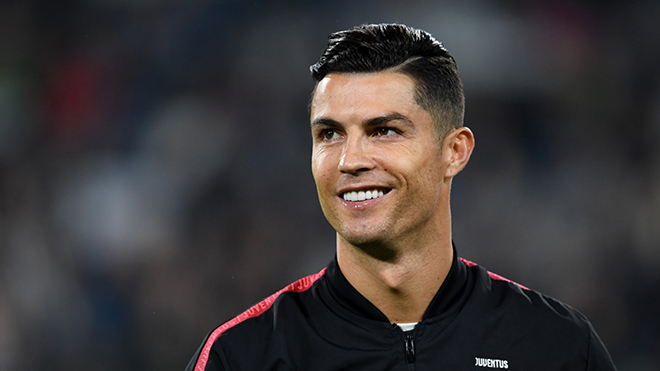
#> input picture Machine Learning Basic/images/test2.jpg, 660 x 371 px
$ jupyter execute --allow-errors 'Feature Engineering.ipynb'   (older library calls are emulated)
#> lines starting #> are read from the running program, lines starting #| are printed output that depends on the picture; after the words box and inside, x2 and y2 are one past the last pixel; in counts of white or black regions, pixels touching at a corner belong together
# What is the Feature Engineering?

Trong bài toán machine learning chung thì để có thể áp dụng được các bài toán với nhiệm vụ phân loại ( phân loại chó mèo), hay hồi quy ( dự đoán giá nhà). Thì chúng ta cần mô tả những dữ liệu thực tế thành dữ liệu máy tính có thể hiểu được đó là các dạng dữ liệu int, float vvvv.

Trong bài này chúng ta sẽ giới hạn lại trong bài toán áp dụng machine learning. Còn deep learning là một nhánh của machine learning chúng ta sẽ khám phá sau.

Về cơ bản mỗi sự vật hiện tượng bên ngoài đời sống thực mà muốn cho máy tính hiểu được cần phải có sự biểu diễn dạng dữ liệu khác như con số, chữ viết,vvv.. Chẳng hạn như con cho có hình dạng khác con mèo theo qua sát bằng mắt người nhưng máy tính không thể nhìn như vậy được, mà nó nhìn thông qua thuộc tính mà con người ta định nghĩa cho con chó và mèo. C

Qúa trình mà chúng ta rút trích các đặc điểm và mã hóa nó thành các vector để cho máy tính hiểu được là bước feature extraction.

Qúa trình đó có thể gồm nhiều công việc chẳng hạn muốn xây dựng một mô hình học máy phân biệt nam và nữ. Thì bước đầu là trích đặc trưng

Ta tháy nam có ít tóc hơn nữ, nên ta đếm xem số pixel có màu đen ảnh nào nhiều hơn => đó là nữ, và ngược lại. Trên thực tế để có thể nhận diện, phân loại chính xác chúng ta sử dụng đến nhiều các đặc trưng kết hợp với nhau thì mới xác định như nó có thể tập các thuộc tính như:

+ Cao trên 1m7 (yes/no)
+ Năm trên 60kg (yes/no)
+ Tóc ngắn (yes/no)

Từ tập thuộc tính ta phải mô tả nó dạng số học logic bằng kiểu dữ liệu mà máy hiểu được chẳng hạn một người cao 1m6 nặng 70 kg và tóc dài ta được vector đặc trưng:

x = [0 1 1]

Qúa trình này gọi là rút trích đặc trưng.

Vậy thì rút đặc trưng thì có cách nào chung hay không, có quy chuẩn nào không..

Về cơ bản nó không có quy chuẩn nào cả, đôi sự phát hiện của bạn đem đến giá trị cho cả một mô hình. Với loại dữ liệu khác nhau thì có nhưng các rút đặc trưng khác nhau, và không loại nào giống nào nào. Không thể áp dụng lấy đặc trưng ảnh cho text hay âm thanh và ngược lại.

Chúng ta sẽ đi khám phá về trích đặc trưng của các loại dữ liệu gồm ảnh, text, âm thanh. Trước hết do những vấn đề thời gian cũng như điều kiện phạm vi kiến thức, tối chỉ mới có thể viết về đặc trưng ảnh, tôi sẽ update chúng sau trong khi tôi hoàn thiện kiến thức bản thân.

### Phần 1: Các đặc trưng hình ảnh, và rút trích đặc trưng hình ảnh.

Thứ nhất trước khi đi vào giải thích các đặc trưng ảnh thì chúng ta khám phá, ảnh được mô tả như thế nào, được cấu thành ra sao trong máy tính.

Phạm vi tôi nói ở đây là ảnh số là ảnh trong thường ngày chúng ta bắt gặp trên instagram, facebook, youtube... Về cơ bản nó được cấu thành từ các pixel.

Đến đấy chúng ta sẽ biết được ảnh có nhiều pixel trên một diện tích thì ảnh sắc nét hơn, so với ảnh có ít pixel hơn. Do khi ảnh ít pixel hơn thì để đảm bảo đủ diện tích thì các pixel ấy có kích thước lớn, khiến chung ta thấy được cả những hình vuông pixel, còn khi pixel nhỏ thì cảm giác mềm mịn hơn.

Hình minh họa

Chính bởi cấu thành từ các pixel nên mà các bài toán, các thuật toán trích đặc trưng ảnh dựa vào pixel để giúp tìm ra những đặc trưng trên ảnh.

Và mỗi pixel ấy có một giá trị, tùy vào kênh màu, miền biển diễn giá trị đó có thể khác nhau. Như ảnh mức xám thì từng pixel có giá trị từ 0-255 biểu thị mức xám biểu diễn của pixel đó.

[cell 1]
import matplotlib.pyplot as plt
import matplotlib.image as mpimg
#> (the rest of this cell did not finish here and is left out)

Quan sát thực tế chúng ta tháy rằng con người ta phân biệt được các ảnh với nhau, hay biết nội dung trong ảnh với nhau thì do các yếu tố: Tôi sẽ phân tích theo giai đoạn phát triển của bạn.

+ Khi bạn còn nhỏ:

Bạn nhìn thế giới đơn giản lắm bố mẹ bạn chỉ cho bạn con thỏ trắng, quả cam màu vàng. Hay quả trứng tròn, dài quả mướp ....

Đó là sự tiếp thu của bạn về thời giới này thông qua màu sắc kết hợp hình ảnh để phân biệt nó. Đó là 2 đặc trưng cơ bản của hình ảnh mà chúng ta nhìn được.

+ Khi bạn lớn hơn:

Bạn biết được nhiều thứ hơn bạn được bố mẹ cho đi nhiều nơi hơn bạn biết nhiều hơn các kiến thức và bạn biết rằng có nhiều quả có màu sắc giống nhau, có hình dạng giống nhau nhưng lại không phải là 1 quả do mùi vị, do kích thước. Chẳng hạn quả chanh và quả cam đều có hình tròn và vỏ có màu xanh nhưng lại 2 quả khác nhau do vị hai quả khác nhau, kích thước khác nhau.

Như vậy bạn nhìn nhận một thứ bằng nhiều yếu tố hơn rồi.

+ Khi bạn có nhận thức nhiều hơn:

Bạn phân biệt được người với nhau thông quá những đặc điểm góc cạnh trên khuôn mặt, thâm chí 2 ae sinh đôi bạn nhận ra được, có thể 1 ngày 2 ngày vẫn nhầm nhưng học với nhau cả 5 năm cấp 1 thì có lẻ bạn đã phân biệt một cách chính xác đâu ra a đâu là e. Đó là sự nhìn nhận sự chi tiết nhỏ.

Trong xử lí ảnh cũng vậy chúng ta có thể làm cho máy tính hiểu được và nhận biết được con người, thì phải cho nó học từ những thuộc tính như vậy, một ít một ít một và kết hợp các loại thuộc tính với nhau. Từ đó nhìn nhận ra đặc trưng hình ảnh bao gồm:

* MÀU SẮC.
* HÌNH DẠNG TỔNG THỂ.
* KÍCH THƯỚC.
* CHI TIẾT CÁC CẠNH, GÓC. ( KẾT CẤU)
* MÙI VỊ KHÓ CÓ THỂ BIỂU DIỄN ĐƯỢC CHO MÁY TÍNH.

Đến đây tôi rút ra một câu tôi khá tâm đắc:

"Máy tính là một đứa trẻ không hơn không kém và chúng ta muốn nó giỏi thì chúng ta phải cho nó học, và nó cần người thầy là chúng ta". (NgocTuHan)

"Máy tính là thiên tài tính toán nhưng chúng lại không biết làm gì cả nếu không có ai đó hướng dẫn".

"Một đứa trẻ như chiếc máy tính nó không phân biệt được đúng sai nếu không ai dạy nó".
(ngoctuhan)

#### Các kĩ thuật rút trích đặc trưng liên quan màu sắc

Tôi yêu các sắc màu, chung là một thứ tuyệt diệu. Đôi khi thêm chút xanh thêm chút đỏ là ra màu mới nó kì diệu chỉ với 3 màu RGB chúng ta có hàng triệu màu sắc khác nhau. Cụ thể là 255 * 255 * 255 = 16 tr màu ui thật vi diệu phải không.

Về cơ bản màu sắc là sự pha trộn của các màu sắc cơ bản:

Chẳng hạn như kênh màu RGB gồm 3 màu chính: red, green, blue sự điểu phối giao hòa 3 màu này đã tạo nên nhiều nhiều màu khác.

[cell 2]
import cv2
img = cv2.imread('images/test.jpg')
#> (the rest of this cell did not finish here and is left out)

1. Miền giá trị màu

Từ quan sát thực tế chúng ta sẽ có tri thức màu sắc thực tế mà được biểu diễn trong máy tính.

<!--  -->

Từ đó với một vùng ảnh tức tập các pixel có màu sắc nằm trong một ngưỡng nào đó thì chúng ta quy nó là thành đối tượng.

Chính lẻ đó chúng ta có thể biết được bức ảnh chúng ta có những đối tượng nào...

2. Biểu đồ histogram

Biểu đồ này là một dạng biểu đồ tần suất giúp chúng ta xác định xem là có bao nhiêu điểm ảnh ứng với một giá trị mức sáng.( cùng một mức sáng cho màu đổ nếu mức sáng càng cao thì màu đỏ càng nhạt hơn)

[cell 3]
import numpy as np
def cal_histogram(input): # input ma trix have shape = w * h

    unique, counts = np.unique(input, return_counts=True)
    return unique, counts

a = np.array([0, 3, 0, 1, 0, 1, 2, 1, 0, 0, 0, 0, 1, 3, 4])

print(cal_histogram(a))

img = cv2.imread('images/test.jpg', 0)
#> (the rest of this cell did not finish here and is left out)

3. Mở rộng nghiên cứu (giải pháp của tôi)

Trong hai thuật toán trên chúng ta mới biết được ảnh đó có những nhóm màu nào, phân bố màu đó như thế nào, chưa có cách nào biểu diễn vị trí của màu đó theo vị trí ảnh.

Chẳng hạn một ảnh chụp trời mây thì vùng trời năm phía trên của ảnh và núi thì phần phía trên là trời có màu xanh, dưới trời có thể núi màu xanh khác tối hơn ...

Vậy chúng ta cần một phương pháp để xác định các khu vực màu và và vị trí tương quan của nó trong ảnh.

Giair pháp của tôi là:

Chia hình ảnh thành một lưới các ô các kích thước 4 x 3

Một tập các luật được được sinh ra bằng việc định nghĩa sẵn:

IF RANGE_COLOR () THEN RIVER
IF RANGE_COLOR () THEN SKY
IF RANGE_COLOR () THEN HILL

Một vector đặc trưng có dạng 12 * n_object

[trời, biển, núi, sống, mấy, rừng, ao, sông]

Giá trị trong vetor biểu diễn là 0 hoặc 1.

Chẳng hạn ô đầu tiên: có range thuộc màu trời, biển.

Thì tương tứng ta có vector mã hóa ô đầu tiên:

g1 = [ 1, 1, 0, 0, 0, 0, 0, 0 ]

Tương tự 1 hình ảnh có 12 giá trị mã hóa cho 12 ô.

Như vậy 1 hình ảnh chuyển hóa thành vector 12 * n_object.

Một độ độ được áp dụng để so sánh hai hình ảnh.

Độ đo đó được xác định bằng cách:

<Chưa nghĩ ra khi nào ra tôi sẽ hoàn thiện nó.> Các bạn có đề xuất có thể giúp tôi hoàn thiện nó.

4. Độ đo tương tự màu sắc

Như thuật toán 1 và thuật toán 2 thì cần có một thước đo so sánh các vector được rút trích xa. Chúng ta áp dụng Khoảng cách Ơclit:

Đọc nó tại: https://vi.wikipedia.org/wiki/Kho%E1%BA%A3ng_c%C3%A1ch_Euclid

#### Các cách trích đặc trưng hình dạng cho hình ảnh

Khác với màu sắc là cái nhìn toàn cục trên bức ảnh, còn hình dạng thì không, hình dạng không là thuộc tính của hình ảnh mà là đặc tính để xác định một khu vực hoặc một đối tượng trong bức ảnh.

Có 2 cách biểu diễn hình ảnh của bức ảnh:

* Biểu diễn hình dạng bằng các đường biên bao quanh đối tượng (ảnh biên)
* Biển diễn hình dạng bằng một vùng toàn vẹn.

Trong giới hạn này tôi sẽ trình bày 2 thuật toán mà tôi cảm thấy ổn: Canny Edge Detection và Gradients, HOG

Sự thay đổi đột ngột mức xám cho ta biết đó là biên.

1. Canny Edge Detection

Các bước thực hiện:

* Lọc nhiễu:

Do phát hiện cạnh dễ bị nhiễu trong ảnh, bước đầu tiên là loại bỏ nhiễu trong ảnh bằng bộ lọc Gaussian 5x5.

* Tìm cường độ Gradient của hình ảnh

Hình ảnh được làm mịn sau đó được lọc bằng hạt nhân Sobel theo cả hai chiều ngang và dọc để có được đạo hàm đầu tiên theo hướng ngang $(G_x)$ và hướng dọc $(G_y)$. Từ hai hình ảnh này, chúng ta có thể tìm thấy độ dốc và hướng của từng pixel như sau:

Hướng dốc luôn vuông góc với các cạnh.

* Ức chế không tối đa

Ở bước này, ta dùng một filter 3x3 lần lượt chạy qua các pixel trên ảnh gradient. Trong quá trình lọc, ta xem xét xem độ lớn gradient của pixel trung tâm có phải là cực đại (lớn nhất trong cục bộ - local maximum) so với các gradient ở các pixel xung quanh. Nếu là cực đại, ta sẽ ghi nhận sẽ giữ pixel đó lại. Còn nếu pixel tại đó không phải là cực đại lân cận, ta sẽ set độ lớn gradient của nó về zero. Ta chỉ so sánh pixel trung tâm với 2 pixel lân cận theo hướng gradient. Ví dụ: nếu hướng gradient đang là 0 độ, ta sẽ so pixel trung tâm với pixel liền trái và liền phải nó. Trường hợp khác nếu hướng gradient là 45 độ, ta sẽ so sánh với 2 pixel hàng xóm là góc trên bên phải và góc dưới bên trái của pixel trung tâm. Tương tự cho 2 trường hợp hướng gradient còn lại. Kết thúc bước này ta được một mặt nạ nhị phân.

* Lọc ngưỡng: ta sẽ xét các pixel dương trên mặt nạ nhị phân kết quả của bước trước. Nếu giá trị gradient vượt ngưỡng max_val thì pixel đó chắc chắn là cạnh. Các pixel có độ lớn gradient nhỏ hơn ngưỡng min_val sẽ bị loại bỏ. Còn các pixel nằm trong khoảng 2 ngưỡng trên sẽ được xem xét rằng nó có nằm liên kề với những pixel được cho là "chắc chắn là cạnh" hay không. Nếu liền kề thì ta giữ, còn không liền kề bất cứ pixel cạnh nào thì ta loại. Sau bước này ta có thể áp dụng thêm bước hậu xử lý loại bỏ nhiễu (tức những pixel cạnh rời rạc hay cạnh ngắn) nếu muốn.

[cell 4]
# Demo:

import cv2
import numpy as np
from matplotlib import pyplot as plt

img = cv2.imread('images/test2.jpg',0)
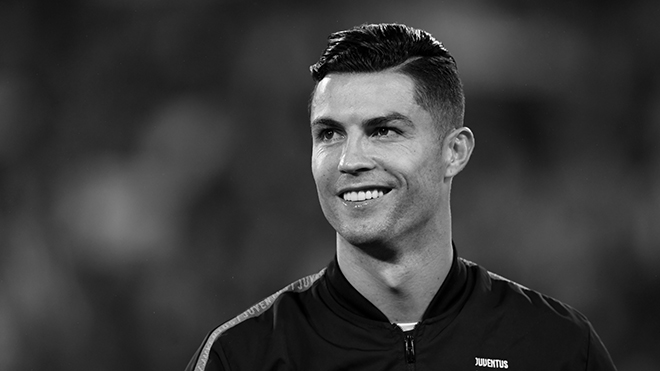
#> img: shape (371, 660); min 0, max 255, mean 58
edges = cv2.Canny(img,50,200)
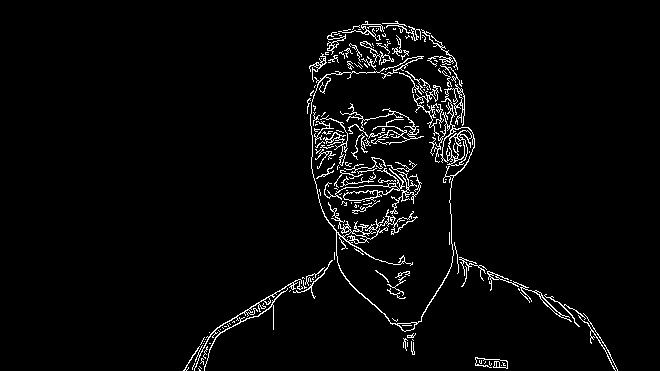
#> edges: shape (371, 660); 3.4% white in thin lines or dots, all inside (x1, y1, x2, y2) = (183, 21, 618, 371)

plt.subplot(121),plt.imshow(img,cmap = 'gray')
plt.title('Original Image'), plt.xticks([]), plt.yticks([])
plt.subplot(122),plt.imshow(edges,cmap = 'gray')
plt.title('Edge Image'), plt.xticks([]), plt.yticks([])

plt.show()
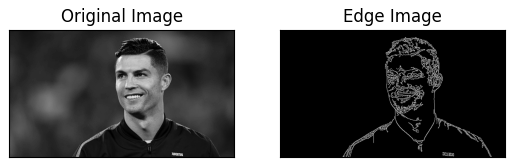
#> figure drawn by matplotlib, 2 panels

2. Histogram of Oriented Gradients (HOG)

Đôi nét giới thiệu HOG là đặc trưng mạnh mẽ về hình dạng nó từng cùng với SVM + NMS tạo nên bộ ba đã có đóng góp lớn trong bài toán phân loại và phát hiện đối tượng trong machine learning trong thời gian dài.

Đến ngày nay với sự phát triển mạnh mẽ của Deep ắt hẳn nhiều cái tên khác đã làm cho nó lu mờ theo thời gian. Nhưng với tôi khi một người học Machine Learning từ Zero tôi luôn chọn con đường từ cái đơn giản và cổ điển để phát triển mình một cách hoàn thiện nhất.

Nó từng là mini project tìm khuôn mặt của tối đầu tiên tôi tự code tay: https://github.com/ngoctuhan/When-i-learn-Machine-Learning-from-Zero/tree/master/Detection%20Person%20HOG%20%2B%20SVM

Đó là thứ tôi làm được đầu tiên khi học machine learning và biết gì đó về sức mạnh của AI.

Các bước trích đặc trưng dựa theo HOG

Bước 1: Tiền xử lí dữ liệu

Thông thường trước khi được trích đặc trưng HOG thì cần khoanh vùng đối tượng thành size cố định trên mỗi đầu vào. Tức tất cả các đầu vào đều phải có kích thước như nhau.

Bước 2: Tính toán hình ảnh Gradient
Tương tự như thuật toán phát hiện canh Canny nó thực hiện tính toán gradient theo trục Ox đề tìm biên theo trục Oy và ngược lại.

Chúng được tính toán khá dễ dang bằng việc sử dụng các mặt nạ Sobel, hay Lanplace...

Tiếp theo, chúng ta có thể tìm thấy cường độ và hướng của gradient bằng công thức sau:

( thôi đã bảo giống Canny mà nên dẹp mẹ đi)

[cell 5]
# Python gradient calculation
# Read image
import cv2
import numpy as np
from matplotlib import pyplot as plt


img = cv2.imread('images/bolt.jpg')
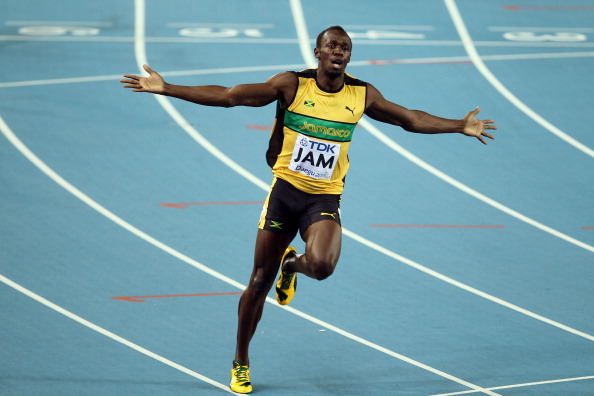
#> input picture Machine Learning Basic/images/bolt.jpg, 594 x 396 px
#> img is the input picture: shape (396, 594, 3); mean B, G, R 167.7, 158.3, 117
# print(img)
img = np.float32(img) / 255.0
# Calculate gradient
gx = cv2.Sobel(img, cv2.CV_32F, 1, 0, ksize=1)
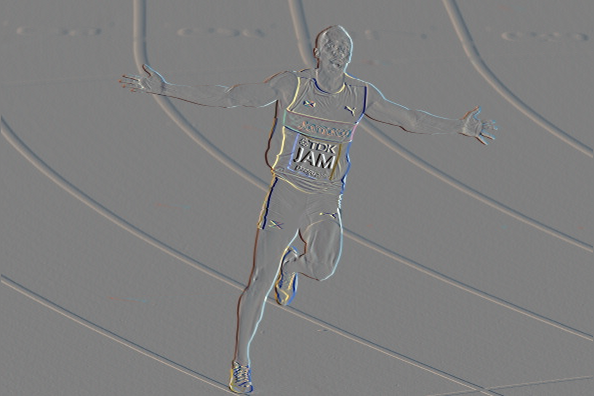
#> gx: shape (396, 594, 3) float32; mean B, G, R 0.000121, 9.99e-05, 4.47e-05; drawn with min black and max white
gy = cv2.Sobel(img, cv2.CV_32F, 0, 1, ksize=1)
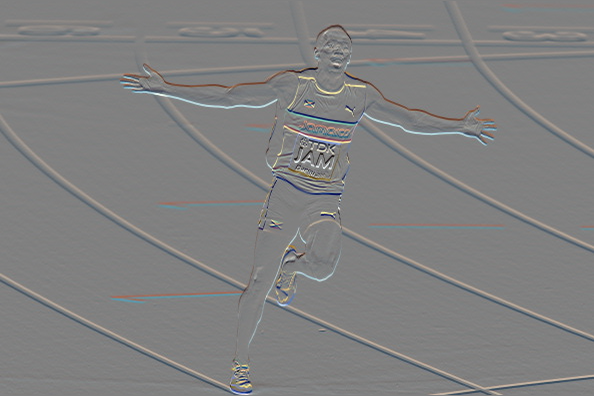
#> gy: shape (396, 594, 3) float32; mean B, G, R -0.000412, -0.000401, -0.000256; drawn with min black and max white
mag, angle = cv2.cartToPolar(gx, gy, angleInDegrees=True)
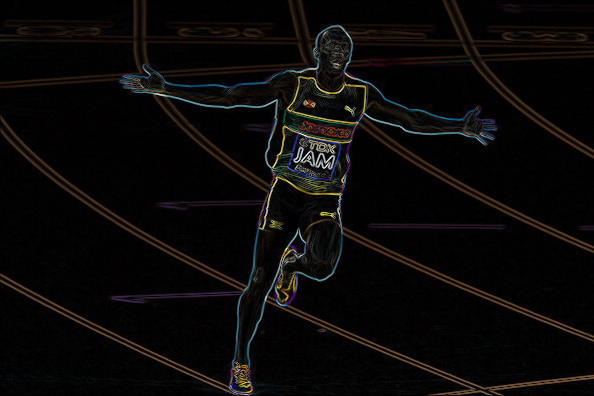
#> mag: shape (396, 594, 3) float32; mean B, G, R 0.0394, 0.0436, 0.0521; drawn with min black and max white
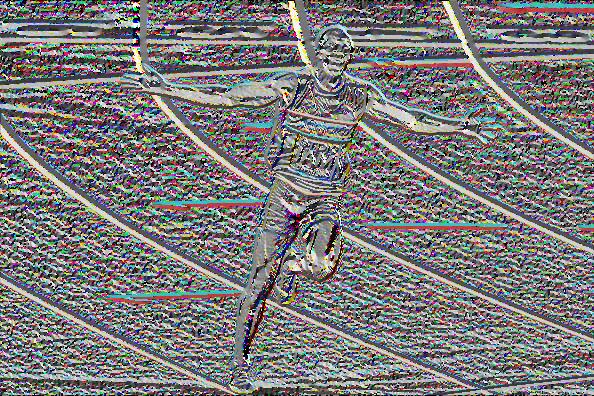
#> angle: shape (396, 594, 3) float32; mean B, G, R 171.6, 171.3, 173.1; drawn with min black and max white

plt.figure(figsize=(200,100))
plt.subplot(131),plt.imshow(gx,cmap = 'gray')
plt.title('Gradient_x'), plt.xticks([]), plt.yticks([])
plt.subplot(132),plt.imshow(gy,cmap = 'gray')
plt.title('Gradient_y'), plt.xticks([]), plt.yticks([])
plt.subplot(133),plt.imshow(mag,cmap = 'gray')
plt.title('Gradient_y'), plt.xticks([]), plt.yticks([])
plt.show()
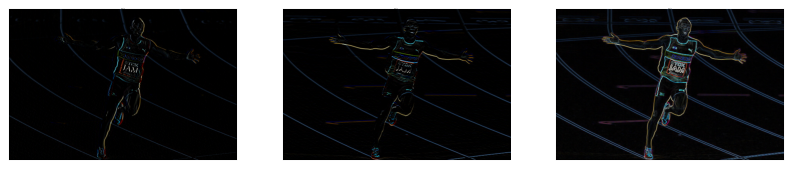
#> figure drawn by matplotlib, 3 panels; B, G, R data is drawn as R, G, B
